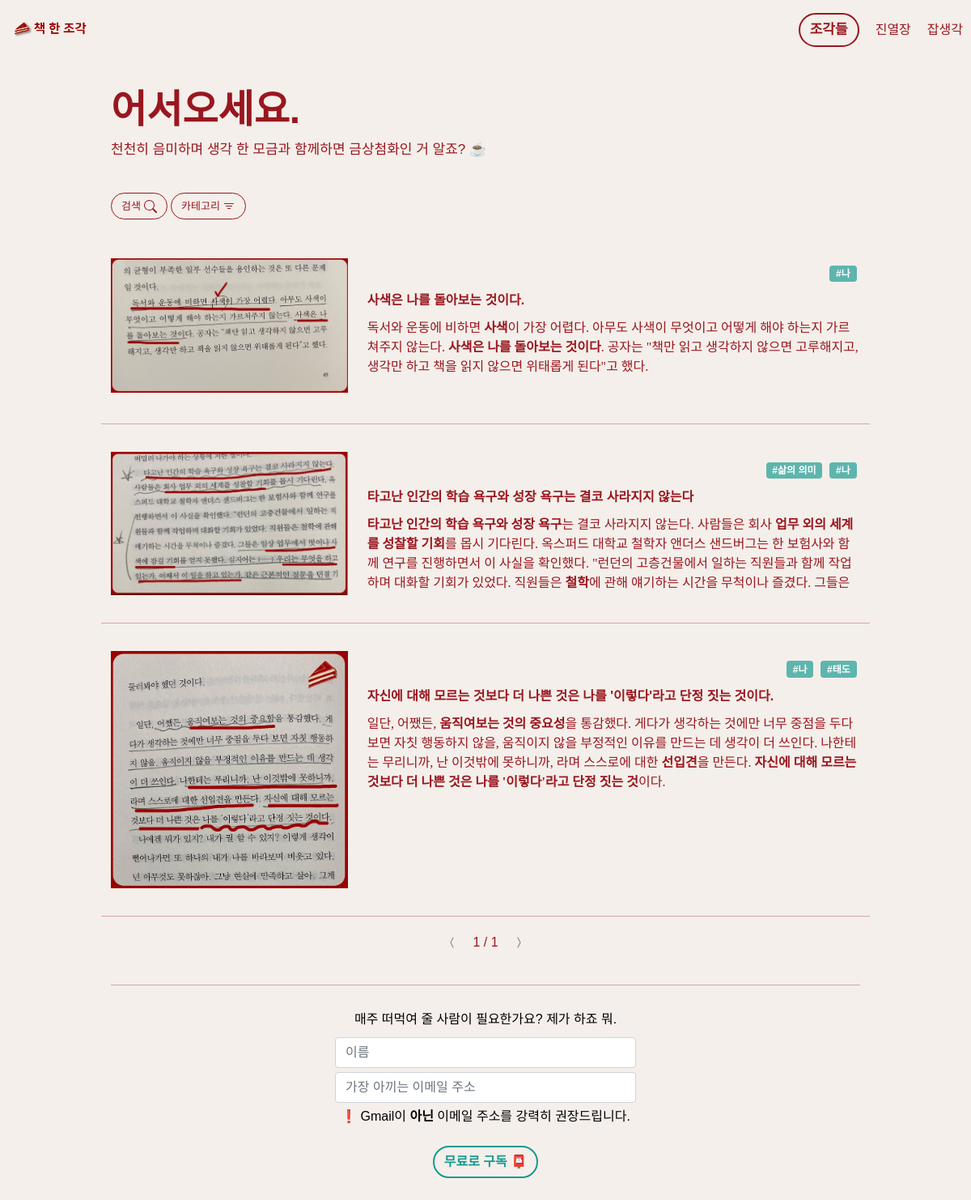
Screenshot of /cakes/ with the database file from the repository.
### contents/models.py (models this page shows, shortened)
class Content(models.Model):
    source = models.ForeignKey("Book", related_name='book', on_delete=models.CASCADE)
    category = models.ManyToManyField(Category)
    image = models.ImageField(upload_to='None', height_field=None, width_field=None, max_length=None, null=True, blank=True)
    key_line = models.CharField(max_length = 100, null=True)
    body = models.TextField(blank=True, null=True)
    tmi = models.TextField(blank=True, null=True)
    footnote = models.TextField(blank=True, null=True)
    created_at = models.DateField(auto_now_add=True, null=True)
    keywords = models.CharField(max_length = 100, blank=True, null=True)     ### 검색시 사용 (comma-separated)
    title = models.CharField(max_length=30, blank=True, null=True)  ### 어드민 페이지에 보여질 오브젝트 이름

class Category(models.Model):
    category = models.CharField(max_length = 20)
    def __str__(self):
        return self.category

### contents/views.py (the view)
# urls.py: path('cakes/', content_view.cake_list, name='cake_list'),
def cake_list(request):
    search_form = SearchForm(request.POST)
    print('METHOD.POST : ', request.POST)
    print('METHOD IS :  ', request.method)
    if request.method == 'POST':
        is_search_result=True
        search_context = book_search(search_form)
        print('SEARCH RESULT : ', search_context)
        cakes = search_context['cakes']
    else:
        is_search_result=False
        cakes_all = Content.objects.all().order_by('-pk')
        paginator_cakes = Paginator(cakes_all, 10)
        page_cakes = request.GET.get('page')
        cakes = paginator_cakes.get_page(page_cakes)
    cats = Category.objects.all()
    context = {
        'search_form' : search_form,
        'cakes' : cakes,
        'is_search_result' : is_search_result,
        'cats' : cats,
    }
    return render(request, 'contents/cake_list.html', context)

### contents/forms.py
class SearchForm(forms.Form):
    WHICH = (
        ('title', '책 제목'),
        ('author','저자'),
        ('body', '내용')
    )
    search_keyword = forms.CharField(label="", required=False, widget=forms.TextInput(
        attrs = {
            'placeholder' : '찾고야 말 테다',
            'class' : 'search-form'
        }
    ))
    which = forms.ChoiceField(label="", required=False, choices=WHICH,
        widget=forms.Select(
            attrs= {
            }
        )
    )
    class Meta:
        fields = ('search_keyword', 'which')

### contents/templates/contents/cake_list.html (shortened to what this page needs)
{% extends 'main/base.html' %}
{% load static %}
{% block content %}
<div class="row-h-40"></div>
<div class="row">
    <div class="col col-12 text-xl">
        어서오세요.
    </div>
    <div class="col col-12 text-m">
        천천히 음미하며 <span className="bolder">생각 한 모금</span>과 함께하면<br class="mobile-only"/> 금상첨화인 거 알죠? ☕
    </div>
</div>
<div class="row-h-20"></div>
<div class="row">
    <div class="col">
        <div class="row justify-content-center">
            <div class="col left">
                <button class="btn btn-menial" onclick="SearchModal()" id='search-icon'>
                    <span class="pc-only">검색</span>
                </button>
                {% if not is_search_result %}
                <button class="btn btn-menial" onclick="CategoryModal()" id="filter-icon">
                    <span class="pc-only">카테고리</span>
                </button>
                {% endif %}
            </div>
        </div>
    </div>
</div>
<div class="row">
    <div class="col">
        {% for c in cakes %}
        <br class='pc-only'>
        <div class="pc-only row link" onclick="location.href='/cake/{{c.pk}}'">
            <div class="col col-4 my-auto">
                <img class='img-cake-list' src="{{c.image.url}}">
            </div>
            <div class="col col-8">
                <div class="row">
                    <div class="col right">
                        {% for cat in c.category.all %}
                        <span class="badge badge-pill badge-dark text-s">#{{cat}}</span>&nbsp;
                        {% endfor %}
                    </div>
                </div>
                <div class="row">
                    <div class="col bolder">{{c.key_line}}</div>
                </div>
                <div class="row">
                    <div class="col truncate">{{c.body|safe}}</div>
                </div>
            </div>
        </div>
        <br class='pc-only'>
        <div class="row bottom-border"></div>
        {% endfor %}
    </div>
    <div class="col-12 center">
        <div class="row-h-20"></div>
        {% if cakes.has_previous %}
        <a href="?page={{cakes.previous_page_number}}"><svg xmlns="http://www.w3.org/2000/svg" width="16" height="16" fill="currentColor" class="bi bi-chevron-compact-left" viewBox="0 0 16 16">
            <path fill-rule="evenodd" d="M9.224 1.553a.5.5 0 0 1 .223.67L6.56 8l2.888 5.776a.5.5 0 1 1-.894.448l-3-6a.5.5 0 0 1 0-.448l3-6a.5.5 0 0 1 .67-.223z"/>
            </svg></a>
        {% else %}
        <svg xmlns="http://www.w3.org/2000/svg" width="16" height="16" fill="grey" class="bi bi-chevron-compact-left" viewBox="0 0 16 16">
            <path fill-rule="evenodd" d="M9.224 1.553a.5.5 0 0 1 .223.67L6.56 8l2.888 5.776a.5.5 0 1 1-.894.448l-3-6a.5.5 0 0 1 0-.448l3-6a.5.5 0 0 1 .67-.223z"/>
            </svg>
        {% endif %}
        <span>{{cakes.number}}</span>
        <span>/</span>
        <span>{{cakes.paginator.num_pages}}</span>
        {% if cakes.has_next %}
        <a href="?page={{cakes.next_page_number}}"><svg xmlns="http://www.w3.org/2000/svg" width="16" height="16" fill="currentColor" class="bi bi-chevron-compact-right" viewBox="0 0 16 16">
            <path fill-rule="evenodd" d="M6.776 1.553a.5.5 0 0 1 .671.223l3 6a.5.5 0 0 1 0 .448l-3 6a.5.5 0 1 1-.894-.448L9.44 8 6.553 2.224a.5.5 0 0 1 .223-.671z"/>
            </svg></a>
        {% else %}
        <svg xmlns="http://www.w3.org/2000/svg" width="16" height="16" fill="grey" class="bi bi-chevron-compact-right" viewBox="0 0 16 16">
            <path fill-rule="evenodd" d="M6.776 1.553a.5.5 0 0 1 .671.223l3 6a.5.5 0 0 1 0 .448l-3 6a.5.5 0 1 1-.894-.448L9.44 8 6.553 2.224a.5.5 0 0 1 .223-.671z"/>
            </svg>
        {% endif %}
    </div>
</div>
<div class="row-h-40"></div>
<div class="bottom-border"></div>
<div class="row-h-20"></div>
<div class="row justify-content-center">
    <div class="col center">
        <div class="text-medium text-black">매주 떠먹여 줄 사람이 필요한가요? <br class="mobile-only"/>제가 하죠 뭐.</div>
    </div>
</div>
<div class="row justify-content-center">
    <div class="col-10 col-md-5 center">
        <form action="https://stibee.com/api/v1.0/lists/9itYVXH3Nm4N-Ec-vhovThxj9qMh1w==/public/subscribers" method="POST" target="_blank" accept-charset="utf-8"  name="stb_subscribe_form" id="stb_subscribe_form" novalidate="">
            <input type="text" placeholder="이름" class="form-control" id="stb_name" name="name"/>
            <input type="email" placeholder="가장 아끼는 이메일 주소" class="form-control" id="stb_email" name="email"/>
            <div class="text-small text-black">❗ Gmail이 <span class="bold">아닌</span> 이메일 주소를 강력히 권장드립니다.</div>
            <br/>
            <button type="submit" class="btn btn-subscribe" id="stb_form_submit_button" onClick={this._openModal}>무료로 구독 📮</button>
        </form>
    </div>
</div>
<div class="row-h-40"></div>
{% endblock %}

### main/templates/main/base.html (shortened to what this page needs)
{% load static %}
{% static 'images' as baseUrl%}
<!DOCTYPE html>
<html lang="en">
<head>
    <link rel="stylesheet" href="{% static 'base2.css' %}">
    <link rel="stylesheet" href="https://s3.ap-northeast-2.amazonaws.com/resource.stibee.com/subscribe/stb_subscribe_form_style.css">
    <link rel="stylesheet" type="text/css" href="https://cdn.jsdelivr.net/gh/moonspam/NanumSquare@1.0/nanumsquare.css">
    <link href="https://cdn.jsdelivr.net/npm/bootstrap@5.1.0/dist/css/bootstrap.min.css" rel="stylesheet">
    {% load bootstrap4 %}
</head>
<body>
    <nav class="navbar navbar-default navbar-expand nav-bar fixed-top">
        <div class='navbar-brand nav-link' onclick="location.href='/'">
            <img class="ci" src="{% static 'bookcake/images/logo_text.png' %}" alt='ci'>
        </div>
        <div class="navbar-text collapse navbar-collapse justify-content-end">
            <ul class="navbar-nav">
                <li class='navbar-item my-auto link' onclick="location.href='/cakes'"><button class="btn btn-secondary">조각들</button></li>
                <li class='navbar-item my-auto link' onclick="location.href='/books'">진열장</li>
                <li class='navbar-item my-auto link' onclick="location.href='https://page.stibee.com/archives/105681'">잡생각</li>
            </ul>
        </div>
    </nav>
    <div class="row-h-40"></div>
    <div class="container">
        <div class="row justify-content-center">
            <div class="col-xs-11 col-md-10">
                {% block content %}
                {% endblock %}
            </div>
        </div>
    </div>
</body>
</html>

### static/base2.css (style rules this page uses)
body { font-family : 'NanumSquare', sans-serif !important; min-height: 100vh; display: flex; flex-direction: column; background-color : #F4EFEA !important; }
.badge { background-color: #169a8fab; }
ul { list-style-type: none; padding-left : 10px !important; }
.img-cake-list { width : 100%; height: auto; }
.btn { border-radius : 100px !important; }
button, button:focus, input[type="button"]:focus, button:active, input[type="button"]:active { outline: none; }
.btn-secondary { background-color: transparent !important; border: 2px solid #9A161F !important; color: #9A161F !important; font-size: 1.063rem !important; font-weight: 600 !important; }
.btn-menial { background-color: transparent !important; border : 1px #9A161F solid !important; font-size: 0.813rem !important; color : #9A161F !important; }
.btn-subscribe { border: 2px solid #169a8f !important; background-color: #F4EFEA !important; color: #169a8f !important; font-weight: bold !important; }
.navbar { background-color: #F4EFEA !important; color: #9A161F !important; }
.navbar-item { margin-right : 10px; margin-left : 10px; }
.nav-link { color: #9A161F !important; cursor: pointer; transition: color .15s ease-in-out,background-color .15s ease-in-out,border-color .15s ease-in-out; }
.navbar-expand { justify-content: end !important; }
.row { margin-top: 10px !important; color: #9A161F; }
.row-h-20 { height: 20px; }
.row-h-40 { height: 40px; }
.bottom-border { border-bottom : 1px #9a161f56 solid; }
.col { color: #9A161F; }
.right { text-align: right; }
.left { text-align: left; }
.center { text-align: center; }
.text-xl { font-size : 3rem; font-weight: 800; }
.text-m { font-size: 1.063rem; }
.text-s { font-size: 0.813rem; }
.bold { font-weight: 600; }
.bolder { font-weight: 800; }
.truncate { overflow: hidden; height : 6rem; }
.form-control { font-size: 1.063rem; }
.form-control { border-top: none; border-right: none; border-left: none; border-bottom: 1px solid #169a8f; border-radius: 0px; margin-bottom: 5px; background-color: #F4EFEA; }
.ci { height: auto; width: 100px; }

### rows the page displays
Content: image (picture), key_line "사색은 나를 돌아보는 것이다.", body "독서와 운동에 비하면 사색 이 가장 어렵다. 아무도 사색이 무엇이고 어떻게 해야 하는지 가르쳐주지 않는다. 사색은 나를 돌아보는 것이다 . 공자는 \"책만 읽고 생각하지 않으면 고루해지고, 생각만 하고 책을 읽지 않으면 위태롭게 된다\"고 했다."
Category: category "나"
Content: image (picture), key_line "타고난 인간의 학습 욕구와 성장 욕구는 결코 사라지지 않는다", body "타고난 인간의 학습 욕구와 성장 욕구 는 결코 사라지지 않는다. 사람들은 회사 업무 외의 세계를 성찰할 기회 를 몹시 기다린다. 옥스퍼드 대학교 철학자 앤더스 샌드버그는 한 보험사와 함께 연구를 진행하면서 이 사실을 확인했다. \"런던의 고층건물에서 일하는 직원들과 함께 작업하며 대화할 기회가 있었다. 직원들은 철학 에 관해 얘기하는 시간을 무척이나 즐겼다. 그들은…"
Category: category "삶의 의미"
Content: image (picture), key_line "자신에 대해 모르는 것보다 더 나쁜 것은 나를 '이렇다'라고 단정 짓는 것이다.", body "일단, 어쨌든, 움직여보는 것의 중요성 을 통감했다. 게다가 생각하는 것에만 너무 중점을 두다 보면 자칫 행동하지 않을, 움직이지 않을 부정적인 이유를 만드는 데 생각이 더 쓰인다. 나한테는 무리니까, 난 이것밖에 못하니까, 라며 스스로에 대한 선입견 을 만든다. 자신에 대해 모르는 것보다 더 나쁜 것은 나를 '이렇다'라고 단정 짓는 것 이다."
Category: category "태도"

### other values shown
{{ cakes.number }} "1"
{{ cakes.paginator.num_pages }} "1"
